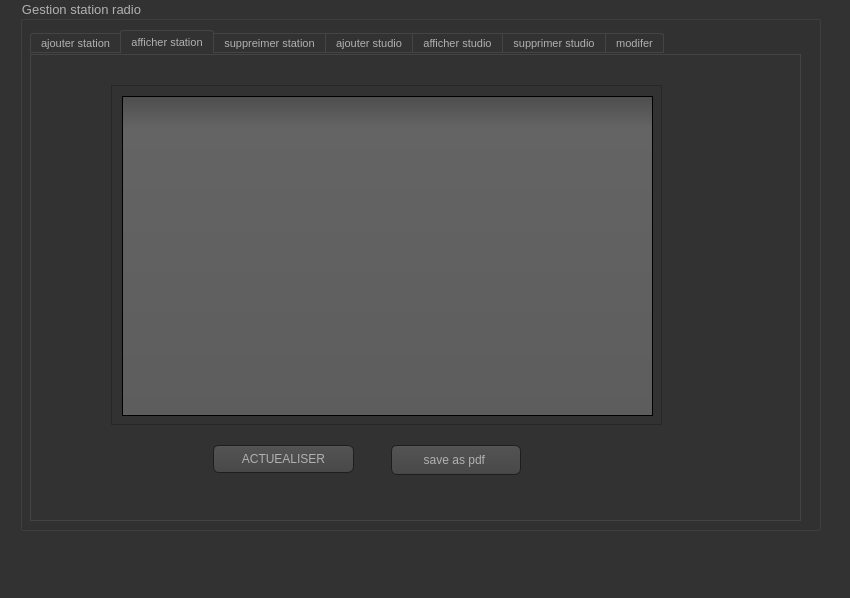
<?xml version="1.0" encoding="UTF-8"?>
<ui version="4.0">
 <class>MainWindow</class>
 <widget class="QMainWindow" name="MainWindow">
  <property name="geometry">
   <rect>
    <x>0</x>
    <y>0</y>
    <width>850</width>
    <height>598</height>
   </rect>
  </property>
  <property name="minimumSize">
   <size>
    <width>850</width>
    <height>598</height>
   </size>
  </property>
  <property name="maximumSize">
   <size>
    <width>850</width>
    <height>598</height>
   </size>
  </property>
  <property name="windowTitle">
   <string>MainWindow</string>
  </property>
  <property name="styleSheet">
   <string notr="true">


QToolTip
{
     border: 1px solid black;
     background-color:#3995D7;
     padding: 1px;
     border-radius: 3px;
     opacity: 100;
}

QWidget
{
    color: #b1b1b1;
    background-color: #323232;
}

QWidget:item:hover
{
    background-color: QLinearGradient( x1: 0, y1: 0, x2: 0, y2: 1, stop: 0#3995D7, stop: 1 #ca0619);
    color: #000000;
}

QWidget:item:selected
{
    background-color: QLinearGradient( x1: 0, y1: 0, x2: 0, y2: 1, stop: 0#3995D7, stop: 1 #d7801a);
}

QMenuBar::item
{
    background: transparent;
}

QMenuBar::item:selected
{
    background: transparent;
    border: 1px solid#3995D7;
}

QMenuBar::item:pressed
{
    background: #444;
    border: 1px solid #000;
    background-color: QLinearGradient(
        x1:0, y1:0,
        x2:0, y2:1,
        stop:1 #212121,
        stop:0.4 #343434/*,
        stop:0.2 #343434,
        stop:0.1#3995D7*/
    );
    margin-bottom:-1px;
    padding-bottom:1px;
}

QMenu
{
    border: 1px solid #000;
}

QMenu::item
{
    padding: 2px 20px 2px 20px;
}

QMenu::item:selected
{
    color: #000000;
}

QWidget:disabled
{
    color: #404040;
    background-color: #323232;
}

QAbstractItemView
{
    background-color: QLinearGradient( x1: 0, y1: 0, x2: 0, y2: 1, stop: 0 #4d4d4d, stop: 0.1 #646464, stop: 1 #5d5d5d);
}

QWidget:focus
{
    /*border: 2px solid QLinearGradient( x1: 0, y1: 0, x2: 0, y2: 1, stop: 0#3995D7, stop: 1 #d7801a);*/
}

QLineEdit
{
    background-color: QLinearGradient( x1: 0, y1: 0, x2: 0, y2: 1, stop: 0 #4d4d4d, stop: 0 #646464, stop: 1 #5d5d5d);
    padding: 1px;
    border-style: solid;
    border: 1px solid #1e1e1e;
    border-radius: 5;
}

QPushButton
{
    color: #b1b1b1;
    background-color: QLinearGradient( x1: 0, y1: 0, x2: 0, y2: 1, stop: 0 #565656, stop: 0.1 #525252, stop: 0.5 #4e4e4e, stop: 0.9 #4a4a4a, stop: 1 #464646);
    border-width: 1px;
    border-color: #1e1e1e;
    border-style: solid;
    border-radius: 6;
    padding: 3px;
    font-size: 12px;
    padding-left: 5px;
    padding-right: 5px;
}

QPushButton:pressed
{
    background-color: QLinearGradient( x1: 0, y1: 0, x2: 0, y2: 1, stop: 0 #2d2d2d, stop: 0.1 #2b2b2b, stop: 0.5 #292929, stop: 0.9 #282828, stop: 1 #252525);
}

QComboBox
{
    selection-background-color:#3995D7;
    background-color: QLinearGradient( x1: 0, y1: 0, x2: 0, y2: 1, stop: 0 #565656, stop: 0.1 #525252, stop: 0.5 #4e4e4e, stop: 0.9 #4a4a4a, stop: 1 #464646);
    border-style: solid;
    border: 1px solid #1e1e1e;
    border-radius: 5;
}

QComboBox:hover,QPushButton:hover
{
    border: 2px solid QLinearGradient( x1: 0, y1: 0, x2: 0, y2: 1, stop: 0#3995D7, stop: 1 #3995D7);
}


QComboBox:on
{
    padding-top: 3px;
    padding-left: 4px;
    background-color: QLinearGradient( x1: 0, y1: 0, x2: 0, y2: 1, stop: 0 #2d2d2d, stop: 0.1 #2b2b2b, stop: 0.5 #292929, stop: 0.9 #282828, stop: 1 #252525);
    selection-background-color:#3995D7;
}

QComboBox QAbstractItemView
{
    border: 2px solid darkgray;
    selection-background-color: QLinearGradient( x1: 0, y1: 0, x2: 0, y2: 1, stop: 0#3995D7, stop: 1 #d7801a);
}

QComboBox::drop-down
{
     subcontrol-origin: padding;
     subcontrol-position: top right;
     width: 15px;

     border-left-width: 0px;
     border-left-color: darkgray;
     border-left-style: solid; /* just a single line */
     border-top-right-radius: 3px; /* same radius as the QComboBox */
     border-bottom-right-radius: 3px;
 }

QComboBox::down-arrow
{
     image: url(:/down_arrow.png);
}

QGroupBox:focus
{
border: 2px solid QLinearGradient( x1: 0, y1: 0, x2: 0, y2: 1, stop: 0#3995D7, stop: 1 #d7801a);
}

QTextEdit:focus
{
    border: 2px solid QLinearGradient( x1: 0, y1: 0, x2: 0, y2: 1, stop: 0#3995D7, stop: 1 #d7801a);
}

QScrollBar:horizontal {
     border: 1px solid #222222;
     background: QLinearGradient( x1: 0, y1: 0, x2: 0, y2: 1, stop: 0.0 #121212, stop: 0.2 #282828, stop: 1 #484848);
     height: 7px;
     margin: 0px 16px 0 16px;
}

QScrollBar::handle:horizontal
{
      background: QLinearGradient( x1: 0, y1: 0, x2: 1, y2: 0, stop: 0#3995D7, stop: 0.5 #d7801a, stop: 1#3995D7);
      min-height: 20px;
      border-radius: 2px;
}

QScrollBar::add-line:horizontal {
      border: 1px solid #1b1b19;
      border-radius: 2px;
      background: QLinearGradient( x1: 0, y1: 0, x2: 1, y2: 0, stop: 0#3995D7, stop: 1 #d7801a);
      width: 14px;
      subcontrol-position: right;
      subcontrol-origin: margin;
}

QScrollBar::sub-line:horizontal {
      border: 1px solid #1b1b19;
      border-radius: 2px;
      background: QLinearGradient( x1: 0, y1: 0, x2: 1, y2: 0, stop: 0#3995D7, stop: 1 #d7801a);
      width: 14px;
     subcontrol-position: left;
     subcontrol-origin: margin;
}

QScrollBar::right-arrow:horizontal, QScrollBar::left-arrow:horizontal
{
      border: 1px solid black;
      width: 1px;
      height: 1px;
      background: white;
}

QScrollBar::add-page:horizontal, QScrollBar::sub-page:horizontal
{
      background: none;
}

QScrollBar:vertical
{
      background: QLinearGradient( x1: 0, y1: 0, x2: 1, y2: 0, stop: 0.0 #121212, stop: 0.2 #282828, stop: 1 #484848);
      width: 7px;
      margin: 16px 0 16px 0;
      border: 1px solid #222222;
}

QScrollBar::handle:vertical
{
      background: QLinearGradient( x1: 0, y1: 0, x2: 0, y2: 1, stop: 0#3995D7, stop: 0.5 #d7801a, stop: 1#3995D7);
      min-height: 20px;
      border-radius: 2px;
}

QScrollBar::add-line:vertical
{
      border: 1px solid #1b1b19;
      border-radius: 2px;
      background: QLinearGradient( x1: 0, y1: 0, x2: 0, y2: 1, stop: 0#3995D7, stop: 1 #d7801a);
      height: 14px;
      subcontrol-position: bottom;
      subcontrol-origin: margin;
}

QScrollBar::sub-line:vertical
{
      border: 1px solid #1b1b19;
      border-radius: 2px;
      background: QLinearGradient( x1: 0, y1: 0, x2: 0, y2: 1, stop: 0 #d7801a, stop: 1#3995D7);
      height: 14px;
      subcontrol-position: top;
      subcontrol-origin: margin;
}

QScrollBar::up-arrow:vertical, QScrollBar::down-arrow:vertical
{
      border: 1px solid black;
      width: 1px;
      height: 1px;
      background: white;
}


QScrollBar::add-page:vertical, QScrollBar::sub-page:vertical
{
      background: none;
}

QTextEdit
{
    background-color: #242424;
}

QPlainTextEdit
{
    background-color: #242424;
}

QHeaderView::section
{
    background-color: QLinearGradient(x1:0, y1:0, x2:0, y2:1, stop:0 #616161, stop: 0.5 #505050, stop: 0.6 #434343, stop:1 #656565);
    color: white;
    padding-left: 4px;
    border: 1px solid #6c6c6c;
}

QCheckBox:disabled
{
color: #414141;
}

QDockWidget::title
{
    text-align: center;
    spacing: 3px; /* spacing between items in the tool bar */
    background-color: QLinearGradient(x1:0, y1:0, x2:0, y2:1, stop:0 #323232, stop: 0.5 #242424, stop:1 #323232);
}

QDockWidget::close-button, QDockWidget::float-button
{
    text-align: center;
    spacing: 1px; /* spacing between items in the tool bar */
    background-color: QLinearGradient(x1:0, y1:0, x2:0, y2:1, stop:0 #323232, stop: 0.5 #242424, stop:1 #323232);
}

QDockWidget::close-button:hover, QDockWidget::float-button:hover
{
    background: #242424;
}

QDockWidget::close-button:pressed, QDockWidget::float-button:pressed
{
    padding: 1px -1px -1px 1px;
}

QMainWindow::separator
{
    background-color: QLinearGradient(x1:0, y1:0, x2:0, y2:1, stop:0 #161616, stop: 0.5 #151515, stop: 0.6 #212121, stop:1 #343434);
    color: white;
    padding-left: 4px;
    border: 1px solid #4c4c4c;
    spacing: 3px; /* spacing between items in the tool bar */
}

QMainWindow::separator:hover
{

    background-color: QLinearGradient(x1:0, y1:0, x2:0, y2:1, stop:0 #d7801a, stop:0.5 #b56c17 stop:1#3995D7);
    color: white;
    padding-left: 4px;
    border: 1px solid #6c6c6c;
    spacing: 3px; /* spacing between items in the tool bar */
}

QToolBar::handle
{
     spacing: 3px; /* spacing between items in the tool bar */
     background: url(:/images/handle.png);
}

QMenu::separator
{
    height: 2px;
    background-color: QLinearGradient(x1:0, y1:0, x2:0, y2:1, stop:0 #161616, stop: 0.5 #151515, stop: 0.6 #212121, stop:1 #343434);
    color: white;
    padding-left: 4px;
    margin-left: 10px;
    margin-right: 5px;
}

QProgressBar
{
    border: 2px solid grey;
    border-radius: 5px;
    text-align: center;
}

QProgressBar::chunk
{
    background-color:#3995D7;
    width: 2.15px;
    margin: 0.5px;
}

QTabBar::tab {
    color: #b1b1b1;
    border: 1px solid #444;
    border-bottom-style: none;
    background-color: #323232;
    padding-left: 10px;
    padding-right: 10px;
    padding-top: 3px;
    padding-bottom: 2px;
    margin-right: -1px;
}

QTabWidget::pane {
    border: 1px solid #444;
    top: 1px;
}

QTabBar::tab:last
{
    margin-right: 0; /* the last selected tab has nothing to overlap with on the right */
    border-top-right-radius: 3px;
}

QTabBar::tab:first:!selected
{
 margin-left: 0px; /* the last selected tab has nothing to overlap with on the right */


    border-top-left-radius: 3px;
}

QTabBar::tab:!selected
{
    color: #b1b1b1;
    border-bottom-style: solid;
    margin-top: 3px;
    background-color: QLinearGradient(x1:0, y1:0, x2:0, y2:1, stop:1 #212121, stop:.4 #343434);
}

QTabBar::tab:selected
{
    border-top-left-radius: 3px;
    border-top-right-radius: 3px;
    margin-bottom: 0px;
}

QTabBar::tab:!selected:hover
{
    /*border-top: 2px solid#3995D7;
    padding-bottom: 3px;*/
    border-top-left-radius: 3px;
    border-top-right-radius: 3px;
    background-color: QLinearGradient(x1:0, y1:0, x2:0, y2:1, stop:1 #212121, stop:0.4 #343434, stop:0.2 #343434, stop:0.1#3995D7);
}

QRadioButton::indicator:checked, QRadioButton::indicator:unchecked{
    color: #b1b1b1;
    background-color: #323232;
    border: 1px solid #b1b1b1;
    border-radius: 6px;
}

QRadioButton::indicator:checked
{
    background-color: qradialgradient(
        cx: 0.5, cy: 0.5,
        fx: 0.5, fy: 0.5,
        radius: 1.0,
        stop: 0.25#3995D7,
        stop: 0.3 #323232
    );
}

QCheckBox::indicator{
    color: #b1b1b1;
    background-color: #323232;
    border: 1px solid #b1b1b1;
    width: 9px;
    height: 9px;
}

QRadioButton::indicator
{
    border-radius: 6px;
}

QRadioButton::indicator:hover, QCheckBox::indicator:hover
{
    border: 1px solid#3995D7;
}

QCheckBox::indicator:checked
{
    image:url(:/images/checkbox.png);
}

QCheckBox::indicator:disabled, QRadioButton::indicator:disabled
{
    border: 1px solid #444;
}</string>
  </property>
  <property name="animated">
   <bool>true</bool>
  </property>
  <widget class="QWidget" name="centralwidget">
   <widget class="QGroupBox" name="groupBox">
    <property name="geometry">
     <rect>
      <x>20</x>
      <y>0</y>
      <width>801</width>
      <height>531</height>
     </rect>
    </property>
    <property name="font">
     <font>
      <pointsize>10</pointsize>
     </font>
    </property>
    <property name="title">
     <string>Gestion station radio</string>
    </property>
    <widget class="QTabWidget" name="tabwidget">
     <property name="geometry">
      <rect>
       <x>10</x>
       <y>30</y>
       <width>771</width>
       <height>491</height>
      </rect>
     </property>
     <property name="minimumSize">
      <size>
       <width>701</width>
       <height>0</height>
      </size>
     </property>
     <property name="font">
      <font>
       <pointsize>8</pointsize>
      </font>
     </property>
     <property name="toolTip">
      <string>&lt;html&gt;&lt;head/&gt;&lt;body&gt;&lt;p&gt;&lt;br/&gt;&lt;/p&gt;&lt;/body&gt;&lt;/html&gt;</string>
     </property>
     <property name="autoFillBackground">
      <bool>false</bool>
     </property>
     <property name="styleSheet">
      <string notr="true"/>
     </property>
     <property name="currentIndex">
      <number>1</number>
     </property>
     <widget class="QWidget" name="tab">
      <attribute name="title">
       <string>ajouter station</string>
      </attribute>
      <widget class="QGroupBox" name="groupBox_2">
       <property name="geometry">
        <rect>
         <x>30</x>
         <y>70</y>
         <width>541</width>
         <height>291</height>
        </rect>
       </property>
       <property name="font">
        <font>
         <pointsize>10</pointsize>
        </font>
       </property>
       <property name="title">
        <string>ajouter station radio</string>
       </property>
       <widget class="QPushButton" name="valider_station">
        <property name="geometry">
         <rect>
          <x>330</x>
          <y>200</y>
          <width>93</width>
          <height>28</height>
         </rect>
        </property>
        <property name="text">
         <string>ok</string>
        </property>
       </widget>
       <widget class="QWidget" name="layoutWidget">
        <property name="geometry">
         <rect>
          <x>31</x>
          <y>71</y>
          <width>451</width>
          <height>101</height>
         </rect>
        </property>
        <layout class="QFormLayout" name="formLayout_2">
         <item row="0" column="0">
          <widget class="QLabel" name="label">
           <property name="text">
            <string>adress</string>
           </property>
          </widget>
         </item>
         <item row="0" column="1">
          <widget class="QLineEdit" name="le_adress">
           <property name="placeholderText">
            <string>like : 22 ville rue ****</string>
           </property>
          </widget>
         </item>
         <item row="1" column="0">
          <widget class="QLabel" name="label_2">
           <property name="text">
            <string>identifan</string>
           </property>
          </widget>
         </item>
         <item row="1" column="1">
          <widget class="QLineEdit" name="le_id">
           <property name="placeholderText">
            <string>minimum 3 digit  </string>
           </property>
          </widget>
         </item>
         <item row="2" column="0">
          <widget class="QLabel" name="label_3">
           <property name="text">
            <string>nombre des studio</string>
           </property>
          </widget>
         </item>
         <item row="2" column="1">
          <widget class="QLineEdit" name="le_N_studio">
           <property name="placeholderText">
            <string>......</string>
           </property>
          </widget>
         </item>
        </layout>
       </widget>
      </widget>
     </widget>
     <widget class="QWidget" name="tab_2">
      <attribute name="title">
       <string>afficher station</string>
      </attribute>
      <widget class="QScrollArea" name="scrollArea">
       <property name="geometry">
        <rect>
         <x>80</x>
         <y>30</y>
         <width>551</width>
         <height>340</height>
        </rect>
       </property>
       <property name="widgetResizable">
        <bool>true</bool>
       </property>
       <widget class="QWidget" name="scrollAreaWidgetContents">
        <property name="geometry">
         <rect>
          <x>0</x>
          <y>0</y>
          <width>549</width>
          <height>338</height>
         </rect>
        </property>
        <widget class="QTableView" name="tableView">
         <property name="geometry">
          <rect>
           <x>10</x>
           <y>10</y>
           <width>531</width>
           <height>320</height>
          </rect>
         </property>
        </widget>
       </widget>
      </widget>
      <widget class="QPushButton" name="pushButton_4">
       <property name="geometry">
        <rect>
         <x>360</x>
         <y>390</y>
         <width>130</width>
         <height>30</height>
        </rect>
       </property>
       <property name="text">
        <string>save as pdf </string>
       </property>
      </widget>
      <widget class="QPushButton" name="pushButton_8">
       <property name="geometry">
        <rect>
         <x>182</x>
         <y>390</y>
         <width>141</width>
         <height>28</height>
        </rect>
       </property>
       <property name="text">
        <string>ACTUEALISER</string>
       </property>
      </widget>
     </widget>
     <widget class="QWidget" name="tab_3">
      <attribute name="title">
       <string>suppreimer station</string>
      </attribute>
      <widget class="QGroupBox" name="groupBox_3">
       <property name="geometry">
        <rect>
         <x>50</x>
         <y>40</y>
         <width>571</width>
         <height>321</height>
        </rect>
       </property>
       <property name="title">
        <string>supprimer station radio</string>
       </property>
       <widget class="QLabel" name="label_4">
        <property name="geometry">
         <rect>
          <x>120</x>
          <y>100</y>
          <width>231</width>
          <height>21</height>
         </rect>
        </property>
        <property name="text">
         <string>Donner l'identifiant de staion</string>
        </property>
       </widget>
       <widget class="QLineEdit" name="lineEdit_4">
        <property name="geometry">
         <rect>
          <x>120</x>
          <y>140</y>
          <width>301</width>
          <height>22</height>
         </rect>
        </property>
        <property name="placeholderText">
         <string>........</string>
        </property>
       </widget>
       <widget class="QPushButton" name="pushButton">
        <property name="geometry">
         <rect>
          <x>230</x>
          <y>220</y>
          <width>93</width>
          <height>28</height>
         </rect>
        </property>
        <property name="text">
         <string>ok</string>
        </property>
       </widget>
      </widget>
     </widget>
     <widget class="QWidget" name="tab_4">
      <attribute name="title">
       <string>ajouter studio</string>
      </attribute>
      <widget class="QGroupBox" name="groupBox_6">
       <property name="geometry">
        <rect>
         <x>30</x>
         <y>60</y>
         <width>581</width>
         <height>311</height>
        </rect>
       </property>
       <property name="font">
        <font>
         <pointsize>10</pointsize>
        </font>
       </property>
       <property name="title">
        <string>ajouter station radio</string>
       </property>
       <widget class="QPushButton" name="pushButton_2">
        <property name="geometry">
         <rect>
          <x>430</x>
          <y>250</y>
          <width>93</width>
          <height>28</height>
         </rect>
        </property>
        <property name="text">
         <string>ok</string>
        </property>
       </widget>
       <widget class="QLineEdit" name="lineEdit_12">
        <property name="geometry">
         <rect>
          <x>160</x>
          <y>63</y>
          <width>290</width>
          <height>22</height>
         </rect>
        </property>
       </widget>
       <widget class="QLineEdit" name="lineEdit_9">
        <property name="geometry">
         <rect>
          <x>160</x>
          <y>91</y>
          <width>290</width>
          <height>22</height>
         </rect>
        </property>
       </widget>
       <widget class="QDateTimeEdit" name="dateTimeEdit">
        <property name="geometry">
         <rect>
          <x>158</x>
          <y>150</y>
          <width>300</width>
          <height>31</height>
         </rect>
        </property>
       </widget>
       <widget class="QLineEdit" name="lineEdit_10">
        <property name="geometry">
         <rect>
          <x>160</x>
          <y>119</y>
          <width>290</width>
          <height>22</height>
         </rect>
        </property>
       </widget>
       <widget class="QDateTimeEdit" name="dateTimeEdit_2">
        <property name="geometry">
         <rect>
          <x>158</x>
          <y>190</y>
          <width>301</width>
          <height>31</height>
         </rect>
        </property>
       </widget>
       <widget class="QLabel" name="label_12">
        <property name="geometry">
         <rect>
          <x>23</x>
          <y>64</y>
          <width>114</width>
          <height>16</height>
         </rect>
        </property>
        <property name="text">
         <string>identifian de station</string>
        </property>
       </widget>
       <widget class="QLabel" name="label_9">
        <property name="geometry">
         <rect>
          <x>23</x>
          <y>97</y>
          <width>47</width>
          <height>16</height>
         </rect>
        </property>
        <property name="text">
         <string>capacite</string>
        </property>
       </widget>
       <widget class="QLabel" name="label_10">
        <property name="geometry">
         <rect>
          <x>23</x>
          <y>130</y>
          <width>82</width>
          <height>16</height>
         </rect>
        </property>
        <property name="text">
         <string> new identifan</string>
        </property>
       </widget>
       <widget class="QLabel" name="label_11">
        <property name="geometry">
         <rect>
          <x>23</x>
          <y>163</y>
          <width>95</width>
          <height>16</height>
         </rect>
        </property>
        <property name="text">
         <string>reservation from</string>
        </property>
       </widget>
       <widget class="QLabel" name="label_13">
        <property name="geometry">
         <rect>
          <x>23</x>
          <y>196</y>
          <width>80</width>
          <height>16</height>
         </rect>
        </property>
        <property name="text">
         <string>reservation to</string>
        </property>
       </widget>
      </widget>
     </widget>
     <widget class="QWidget" name="afficher_studio">
      <attribute name="title">
       <string>afficher studio</string>
      </attribute>
      <widget class="QScrollArea" name="scrollArea_2">
       <property name="geometry">
        <rect>
         <x>40</x>
         <y>30</y>
         <width>711</width>
         <height>361</height>
        </rect>
       </property>
       <property name="widgetResizable">
        <bool>true</bool>
       </property>
       <widget class="QWidget" name="scrollAreaWidgetContents_2">
        <property name="geometry">
         <rect>
          <x>0</x>
          <y>0</y>
          <width>709</width>
          <height>359</height>
         </rect>
        </property>
        <widget class="QTableView" name="tableView_2">
         <property name="geometry">
          <rect>
           <x>10</x>
           <y>10</y>
           <width>691</width>
           <height>341</height>
          </rect>
         </property>
        </widget>
       </widget>
      </widget>
      <widget class="QPushButton" name="pushButton_3">
       <property name="geometry">
        <rect>
         <x>390</x>
         <y>400</y>
         <width>131</width>
         <height>28</height>
        </rect>
       </property>
       <property name="text">
        <string>save as pdf </string>
       </property>
      </widget>
      <widget class="QPushButton" name="pushButton_9">
       <property name="geometry">
        <rect>
         <x>210</x>
         <y>400</y>
         <width>141</width>
         <height>28</height>
        </rect>
       </property>
       <property name="text">
        <string>ACTUALISER</string>
       </property>
      </widget>
     </widget>
     <widget class="QWidget" name="tab_9">
      <attribute name="title">
       <string>supprimer studio</string>
      </attribute>
      <widget class="QGroupBox" name="groupBox_7">
       <property name="geometry">
        <rect>
         <x>50</x>
         <y>50</y>
         <width>571</width>
         <height>321</height>
        </rect>
       </property>
       <property name="font">
        <font>
         <pointsize>10</pointsize>
        </font>
       </property>
       <property name="title">
        <string>supprimer studio  </string>
       </property>
       <widget class="QWidget" name="layoutWidget">
        <property name="geometry">
         <rect>
          <x>80</x>
          <y>80</y>
          <width>361</width>
          <height>111</height>
         </rect>
        </property>
        <layout class="QVBoxLayout" name="verticalLayout">
         <item>
          <widget class="QLabel" name="label_17">
           <property name="text">
            <string>Donner l'identifiant de station</string>
           </property>
          </widget>
         </item>
         <item>
          <widget class="QLineEdit" name="lineEdit_17">
           <property name="text">
            <string/>
           </property>
           <property name="placeholderText">
            <string>....</string>
           </property>
          </widget>
         </item>
         <item>
          <widget class="QLabel" name="label_5">
           <property name="text">
            <string>donner lidentifian de studio</string>
           </property>
          </widget>
         </item>
         <item>
          <widget class="QLineEdit" name="lineEdit">
           <property name="text">
            <string/>
           </property>
           <property name="placeholderText">
            <string>....</string>
           </property>
          </widget>
         </item>
        </layout>
       </widget>
       <widget class="QPushButton" name="pushButton_5">
        <property name="geometry">
         <rect>
          <x>210</x>
          <y>250</y>
          <width>110</width>
          <height>23</height>
         </rect>
        </property>
        <property name="text">
         <string>ok</string>
        </property>
       </widget>
      </widget>
     </widget>
     <widget class="QWidget" name="tab_5">
      <attribute name="title">
       <string>modifer</string>
      </attribute>
      <widget class="QGroupBox" name="groupBox_5">
       <property name="geometry">
        <rect>
         <x>10</x>
         <y>20</y>
         <width>751</width>
         <height>430</height>
        </rect>
       </property>
       <property name="font">
        <font>
         <pointsize>10</pointsize>
        </font>
       </property>
       <property name="title">
        <string>modifer studio/studio</string>
       </property>
       <widget class="QPushButton" name="pushButton_7">
        <property name="geometry">
         <rect>
          <x>120</x>
          <y>350</y>
          <width>93</width>
          <height>28</height>
         </rect>
        </property>
        <property name="text">
         <string>ok</string>
        </property>
       </widget>
       <widget class="QPushButton" name="pushButton_6">
        <property name="geometry">
         <rect>
          <x>490</x>
          <y>350</y>
          <width>93</width>
          <height>28</height>
         </rect>
        </property>
        <property name="text">
         <string>ok</string>
        </property>
       </widget>
       <widget class="QLabel" name="label_22">
        <property name="geometry">
         <rect>
          <x>30</x>
          <y>60</y>
          <width>121</width>
          <height>16</height>
         </rect>
        </property>
        <property name="font">
         <font>
          <pointsize>9</pointsize>
         </font>
        </property>
        <property name="text">
         <string>modifer studio</string>
        </property>
       </widget>
       <widget class="QLabel" name="label_23">
        <property name="geometry">
         <rect>
          <x>420</x>
          <y>60</y>
          <width>191</width>
          <height>16</height>
         </rect>
        </property>
        <property name="font">
         <font>
          <pointsize>9</pointsize>
         </font>
        </property>
        <property name="text">
         <string>modifer station</string>
        </property>
       </widget>
       <widget class="QWidget" name="">
        <property name="geometry">
         <rect>
          <x>30</x>
          <y>120</y>
          <width>270</width>
          <height>160</height>
         </rect>
        </property>
        <layout class="QFormLayout" name="formLayout">
         <item row="0" column="0">
          <widget class="QLabel" name="label_21">
           <property name="text">
            <string>ID de station</string>
           </property>
          </widget>
         </item>
         <item row="0" column="1">
          <widget class="QLineEdit" name="le_m_old_studio">
           <property name="placeholderText">
            <string>l'encient ID</string>
           </property>
          </widget>
         </item>
         <item row="1" column="0">
          <widget class="QLabel" name="label_20">
           <property name="text">
            <string>ID de studio</string>
           </property>
          </widget>
         </item>
         <item row="1" column="1">
          <widget class="QLineEdit" name="le_m_id_station">
           <property name="placeholderText">
            <string>new ID</string>
           </property>
          </widget>
         </item>
         <item row="2" column="0">
          <widget class="QLabel" name="label_16">
           <property name="text">
            <string>capacite</string>
           </property>
          </widget>
         </item>
         <item row="2" column="1">
          <widget class="QLineEdit" name="le_m_capasi">
           <property name="placeholderText">
            <string>..</string>
           </property>
          </widget>
         </item>
         <item row="3" column="0">
          <widget class="QLabel" name="label_19">
           <property name="text">
            <string> new identifan</string>
           </property>
          </widget>
         </item>
         <item row="3" column="1">
          <widget class="QLineEdit" name="le_mstudio_id_new">
           <property name="placeholderText">
            <string>...</string>
           </property>
          </widget>
         </item>
         <item row="4" column="0">
          <widget class="QLabel" name="label_18">
           <property name="text">
            <string>reservation from</string>
           </property>
          </widget>
         </item>
         <item row="4" column="1">
          <widget class="QDateTimeEdit" name="dateTimeEdit_3"/>
         </item>
         <item row="5" column="0">
          <widget class="QLabel" name="label_15">
           <property name="text">
            <string>reservation to</string>
           </property>
          </widget>
         </item>
         <item row="5" column="1">
          <widget class="QDateTimeEdit" name="dateTimeEdit_4"/>
         </item>
        </layout>
       </widget>
       <widget class="QWidget" name="">
        <property name="geometry">
         <rect>
          <x>400</x>
          <y>150</y>
          <width>270</width>
          <height>120</height>
         </rect>
        </property>
        <layout class="QFormLayout" name="formLayout_3">
         <item row="0" column="0">
          <widget class="QLabel" name="label_6">
           <property name="text">
            <string>ID</string>
           </property>
          </widget>
         </item>
         <item row="0" column="1">
          <widget class="QLineEdit" name="lineEdit_2"/>
         </item>
         <item row="1" column="0">
          <widget class="QLabel" name="label_7">
           <property name="text">
            <string>new ID</string>
           </property>
          </widget>
         </item>
         <item row="1" column="1">
          <widget class="QLineEdit" name="lineEdit_3"/>
         </item>
         <item row="2" column="0">
          <widget class="QLabel" name="label_8">
           <property name="text">
            <string>nombre de studio</string>
           </property>
          </widget>
         </item>
         <item row="2" column="1">
          <widget class="QLineEdit" name="lineEdit_5"/>
         </item>
         <item row="3" column="0">
          <widget class="QLabel" name="label_14">
           <property name="text">
            <string>new adress</string>
           </property>
          </widget>
         </item>
         <item row="3" column="1">
          <widget class="QLineEdit" name="lineEdit_6"/>
         </item>
        </layout>
       </widget>
      </widget>
     </widget>
    </widget>
   </widget>
  </widget>
  <widget class="QMenuBar" name="menubar">
   <property name="geometry">
    <rect>
     <x>0</x>
     <y>0</y>
     <width>850</width>
     <height>26</height>
    </rect>
   </property>
  </widget>
  <widget class="QStatusBar" name="statusbar"/>
 </widget>
 <resources/>
 <connections/>
</ui>
